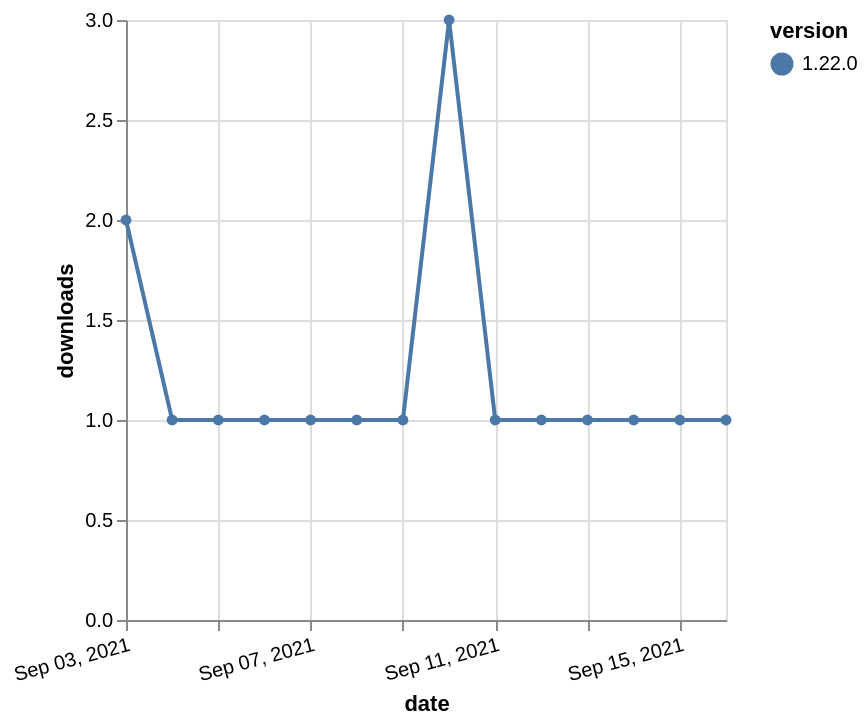

The Vega-Lite source for this figure:
### Vega-Lite specification from a JSON file in a GitHub repository (floating-point values rounded to 4 significant figures)
{"$schema": "https://vega.github.io/schema/vega-lite/v5.json", "description": "A simple bar chart with embedded data.", "data": {"values": [{"date": "2021-09-03", "total": 117, "delta": 2, "version": "1.22.0"}, {"date": "2021-09-04", "total": 118, "delta": 1, "version": "1.22.0"}, {"date": "2021-09-05", "total": 119, "delta": 1, "version": "1.22.0"}, {"date": "2021-09-06", "total": 120, "delta": 1, "version": "1.22.0"}, {"date": "2021-09-07", "total": 121, "delta": 1, "version": "1.22.0"}, {"date": "2021-09-08", "total": 122, "delta": 1, "version": "1.22.0"}, {"date": "2021-09-09", "total": 123, "delta": 1, "version": "1.22.0"}, {"date": "2021-09-10", "total": 126, "delta": 3, "version": "1.22.0"}, {"date": "2021-09-11", "total": 127, "delta": 1, "version": "1.22.0"}, {"date": "2021-09-12", "total": 128, "delta": 1, "version": "1.22.0"}, {"date": "2021-09-13", "total": 129, "delta": 1, "version": "1.22.0"}, {"date": "2021-09-14", "total": 130, "delta": 1, "version": "1.22.0"}, {"date": "2021-09-15", "total": 131, "delta": 1, "version": "1.22.0"}, {"date": "2021-09-16", "total": 132, "delta": 1, "version": "1.22.0"}]}, "width": "container", "mark": {"type": "line", "point": {"filled": true}}, "encoding": {"x": {"field": "date", "type": "temporal", "timeUnit": "yearmonthdate", "title": "date", "axis": {"labelAngle": -15}}, "y": {"field": "delta", "type": "quantitative", "title": "downloads"}, "color": {"field": "version", "type": "nominal"}, "tooltip": {"field": "delta"}}}
